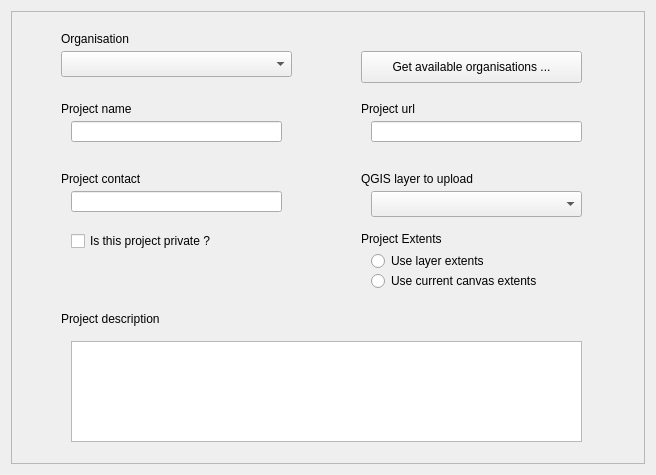
<?xml version="1.0" encoding="UTF-8"?>
<ui version="4.0">
 <class>projectCreation01</class>
 <widget class="QWidget" name="projectCreation01">
  <property name="geometry">
   <rect>
    <x>0</x>
    <y>0</y>
    <width>656</width>
    <height>475</height>
   </rect>
  </property>
  <property name="sizePolicy">
   <sizepolicy hsizetype="MinimumExpanding" vsizetype="MinimumExpanding">
    <horstretch>0</horstretch>
    <verstretch>0</verstretch>
   </sizepolicy>
  </property>
  <property name="styleSheet">
   <string notr="true"/>
  </property>
  <layout class="QVBoxLayout" name="verticalLayout_2">
   <item>
    <widget class="QFrame" name="frame">
     <property name="frameShape">
      <enum>QFrame::StyledPanel</enum>
     </property>
     <property name="frameShadow">
      <enum>QFrame::Raised</enum>
     </property>
     <widget class="QRadioButton" name="useLayerExtents">
      <property name="geometry">
       <rect>
        <x>360</x>
        <y>240</y>
        <width>151</width>
        <height>20</height>
       </rect>
      </property>
      <property name="text">
       <string>Use layer extents</string>
      </property>
     </widget>
     <widget class="QLabel" name="label_6">
      <property name="geometry">
       <rect>
        <x>50</x>
        <y>160</y>
        <width>111</width>
        <height>16</height>
       </rect>
      </property>
      <property name="text">
       <string>Project contact</string>
      </property>
     </widget>
     <widget class="QLabel" name="label_7">
      <property name="geometry">
       <rect>
        <x>350</x>
        <y>220</y>
        <width>141</width>
        <height>16</height>
       </rect>
      </property>
      <property name="text">
       <string>Project Extents</string>
      </property>
     </widget>
     <widget class="QLabel" name="label_4">
      <property name="geometry">
       <rect>
        <x>350</x>
        <y>90</y>
        <width>111</width>
        <height>16</height>
       </rect>
      </property>
      <property name="text">
       <string>Project url</string>
      </property>
     </widget>
     <widget class="QComboBox" name="cbxQgisLayer">
      <property name="geometry">
       <rect>
        <x>360</x>
        <y>180</y>
        <width>211</width>
        <height>26</height>
       </rect>
      </property>
     </widget>
     <widget class="QLabel" name="label_9">
      <property name="geometry">
       <rect>
        <x>60</x>
        <y>530</y>
        <width>60</width>
        <height>16</height>
       </rect>
      </property>
      <property name="font">
       <font>
        <weight>75</weight>
        <bold>true</bold>
       </font>
      </property>
      <property name="text">
       <string/>
      </property>
     </widget>
     <widget class="QRadioButton" name="useCanvasExtents">
      <property name="geometry">
       <rect>
        <x>360</x>
        <y>260</y>
        <width>211</width>
        <height>20</height>
       </rect>
      </property>
      <property name="text">
       <string>Use current canvas extents</string>
      </property>
     </widget>
     <widget class="QLineEdit" name="inputProjectName">
      <property name="geometry">
       <rect>
        <x>60</x>
        <y>110</y>
        <width>211</width>
        <height>21</height>
       </rect>
      </property>
      <property name="text">
       <string/>
      </property>
     </widget>
     <widget class="QLabel" name="label_2">
      <property name="geometry">
       <rect>
        <x>50</x>
        <y>90</y>
        <width>111</width>
        <height>16</height>
       </rect>
      </property>
      <property name="text">
       <string>Project name</string>
      </property>
     </widget>
     <widget class="QComboBox" name="cbxOrganisation">
      <property name="geometry">
       <rect>
        <x>50</x>
        <y>40</y>
        <width>231</width>
        <height>26</height>
       </rect>
      </property>
     </widget>
     <widget class="QLabel" name="label">
      <property name="geometry">
       <rect>
        <x>50</x>
        <y>20</y>
        <width>111</width>
        <height>16</height>
       </rect>
      </property>
      <property name="text">
       <string>Organisation</string>
      </property>
     </widget>
     <widget class="QPushButton" name="btnGetOrganisation">
      <property name="geometry">
       <rect>
        <x>350</x>
        <y>40</y>
        <width>221</width>
        <height>32</height>
       </rect>
      </property>
      <property name="text">
       <string>Get available organisations ...</string>
      </property>
     </widget>
     <widget class="QLineEdit" name="inputProjectUrl">
      <property name="geometry">
       <rect>
        <x>360</x>
        <y>110</y>
        <width>211</width>
        <height>21</height>
       </rect>
      </property>
     </widget>
     <widget class="QLineEdit" name="inputProjectContact">
      <property name="geometry">
       <rect>
        <x>60</x>
        <y>180</y>
        <width>211</width>
        <height>21</height>
       </rect>
      </property>
     </widget>
     <widget class="QLabel" name="label_5">
      <property name="geometry">
       <rect>
        <x>350</x>
        <y>160</y>
        <width>161</width>
        <height>16</height>
       </rect>
      </property>
      <property name="text">
       <string>QGIS layer to upload</string>
      </property>
     </widget>
     <widget class="QTextEdit" name="inputProjectDesc">
      <property name="geometry">
       <rect>
        <x>60</x>
        <y>330</y>
        <width>511</width>
        <height>101</height>
       </rect>
      </property>
     </widget>
     <widget class="QLabel" name="label_11">
      <property name="geometry">
       <rect>
        <x>180</x>
        <y>530</y>
        <width>51</width>
        <height>16</height>
       </rect>
      </property>
      <property name="text">
       <string/>
      </property>
     </widget>
     <widget class="QCheckBox" name="isPrivate">
      <property name="geometry">
       <rect>
        <x>60</x>
        <y>220</y>
        <width>181</width>
        <height>20</height>
       </rect>
      </property>
      <property name="text">
       <string>Is this project private ?</string>
      </property>
     </widget>
     <widget class="QLabel" name="label_8">
      <property name="geometry">
       <rect>
        <x>50</x>
        <y>300</y>
        <width>141</width>
        <height>16</height>
       </rect>
      </property>
      <property name="text">
       <string>Project description</string>
      </property>
     </widget>
    </widget>
   </item>
  </layout>
 </widget>
 <resources/>
 <connections/>
</ui>
